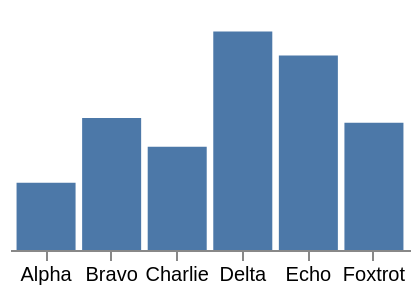

Vega-Lite specification stored for this chart:
### Vega specification from a JSON file in a GitHub repository (floating-point values rounded to 4 significant figures)
{"width": 200, "height": 120, "padding": 5, "data": [{"name": "t", "values": [{"a": "Alpha", "b": 28, "c": "x", "d": 1}, {"a": "Bravo", "b": 55, "c": "y", "d": 2}, {"a": "Charlie", "b": 43, "c": "x", "d": 3}, {"a": "Delta", "b": 91, "c": "z", "d": 4}, {"a": "Echo", "b": 81, "c": "y", "d": 5}, {"a": "Foxtrot", "b": 53, "c": "z", "d": 6}]}], "scales": [{"name": "x", "type": "band", "domain": {"data": "t", "field": "a"}, "range": "width", "padding": 0.1}, {"name": "y", "type": "linear", "domain": {"data": "t", "field": "b"}, "range": "height", "nice": true}, {"name": "color", "type": "ordinal", "domain": {"data": "t", "field": "c"}, "range": {"scheme": "category10"}}, {"name": "ramp", "type": "linear", "domain": {"data": "t", "field": "d"}, "range": {"scheme": "blues"}}, {"name": "size", "type": "linear", "domain": {"data": "t", "field": "b"}, "range": [10, 200]}, {"name": "shape", "type": "ordinal", "domain": {"data": "t", "field": "c"}, "range": "symbol"}, {"name": "quant", "type": "quantize", "domain": [0, 100], "range": {"scheme": "greens", "count": 4}}], "marks": [{"type": "rect", "from": {"data": "t"}, "encode": {"enter": {"x": {"scale": "x", "field": "a"}, "width": {"scale": "x", "band": 1}, "y": {"scale": "y", "field": "b"}, "y2": {"scale": "y", "value": 0}}}}], "axes": [{"orient": "bottom", "scale": "x"}]}
